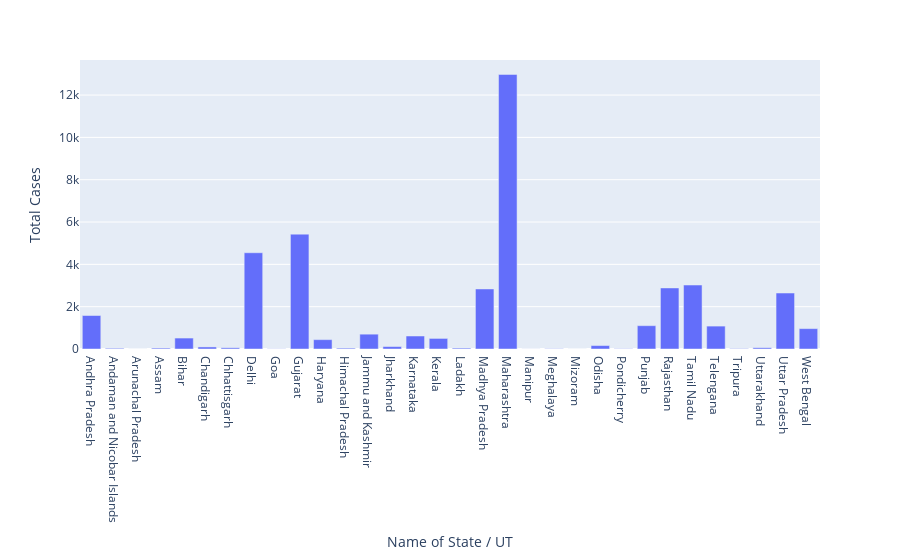

The cell this chart's notebook holds for it:
### Code cell
px.bar(df,x='Name of State / UT',y='Total Cases')

### Figure 1 — Plotly figure (JSON) as saved in the notebook; plotly's stock layout.template omitted (floating-point values rounded to 4 significant figures)
{"data": [{"alignmentgroup": "True", "hovertemplate": "Name of State / UT=%{x}<br>Total Cases=%{y}<extra></extra>", "legendgroup": "", "marker": {"color": "#636efa"}, "name": "", "offsetgroup": "", "orientation": "v", "showlegend": false, "textposition": "auto", "type": "bar", "x": ["Andhra Pradesh", "Andaman and Nicobar Islands", "Arunachal Pradesh", "Assam", "Bihar", "Chandigarh", "Chhattisgarh", "Delhi", "Goa", "Gujarat", "Haryana", "Himachal Pradesh", "Jammu and Kashmir", "Jharkhand", "Karnataka", "Kerala", "Ladakh", "Madhya Pradesh", "Maharashtra", "Manipur", "Meghalaya", "Mizoram", "Odisha", "Pondicherry", "Punjab", "Rajasthan", "Tamil Nadu", "Telengana", "Tripura", "Uttarakhand", "Uttar Pradesh", "West Bengal"], "xaxis": "x", "y": [1583, 33, 1, 43, 517, 97, 57, 4549, 7, 5428, 442, 40, 701, 115, 614, 500, 42, 2837, 12974, 2, 12, 1, 162, 12, 1102, 2886, 3023, 1082, 16, 60, 2645, 963], "yaxis": "y"}], "layout": {"barmode": "relative", "legend": {"tracegroupgap": 0}, "margin": {"t": 60}, "xaxis": {"anchor": "y", "domain": [0, 1], "title": {"text": "Name of State / UT"}}, "yaxis": {"anchor": "x", "domain": [0, 1], "title": {"text": "Total Cases"}}}}
